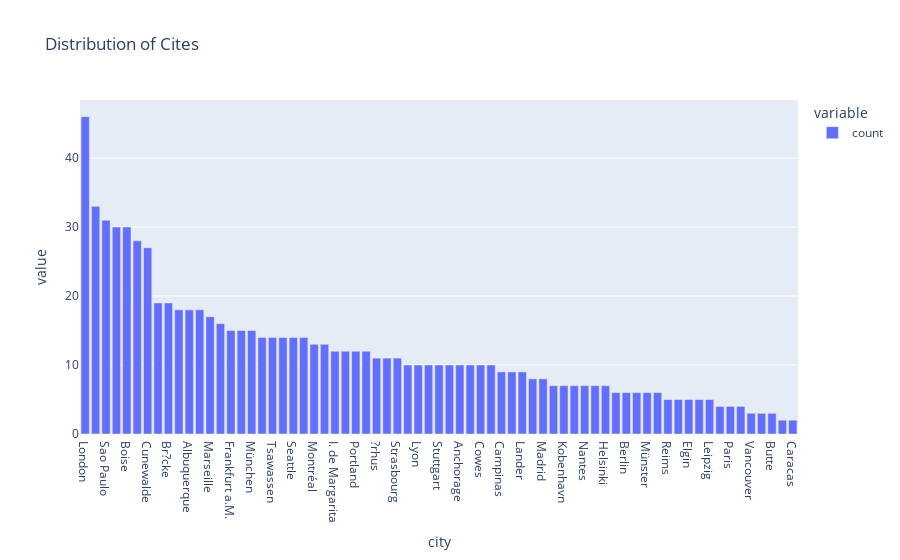

The cell this chart's notebook holds for it:
### Markdown cell above
# Data Analysis and visualiztions

### Code cell
px.bar(data_frame=order.city.value_counts(),title='Distribution of Cites')

### Figure 1 — Plotly figure (JSON) as saved in the notebook; plotly's stock layout.template omitted (floating-point values rounded to 4 significant figures)
{"data": [{"alignmentgroup": "True", "hovertemplate": "variable=count<br>city=%{x}<br>value=%{y}<extra></extra>", "legendgroup": "count", "marker": {"color": "#636efa", "pattern": {"shape": ""}}, "name": "count", "offsetgroup": "count", "orientation": "v", "showlegend": true, "textposition": "auto", "type": "bar", "x": ["London", "Rio de Janeiro", "Sao Paulo", "Graz", "Boise", "México D.F.", "Cunewalde", "Cork", "Br?cke", "San Crist?bal", "Albuquerque", "Lule?", "Marseille", "Buenos Aires", "Frankfurt a.M.", "Oulu", "München", "Brandenburg", "Tsawassen", "Toulouse", "Seattle", "Barquisimeto", "Montréal", "Lisboa", "I. de Margarita", "Reggio Emilia", "Portland", "Charleroi", "?rhus", "Eugene", "Strasbourg", "Genève", "Lyon", "Bergamo", "Stuttgart", "Sevilla", "Anchorage", "Salzburg", "Cowes", "K?ln", "Campinas", "Resende", "Lander", "Bern", "Madrid", "Bruxelles", "Kobenhavn", "Warszawa", "Nantes", "Mannheim", "Helsinki", "Aachen", "Berlin", "Stavern", "Münster", "Torino", "Reims", "Lille", "Elgin", "Barcelona", "Leipzig", "San Francisco", "Paris", "Versailles", "Vancouver", "Kirkland", "Butte", "Walla Walla", "Caracas"], "xaxis": "x", "y": [46, 33, 31, 30, 30, 28, 27, 19, 19, 18, 18, 18, 17, 16, 15, 15, 15, 14, 14, 14, 14, 14, 13, 13, 12, 12, 12, 12, 11, 11, 11, 10, 10, 10, 10, 10, 10, 10, 10, 10, 9, 9, 9, 8, 8, 7, 7, 7, 7, 7, 7, 6, 6, 6, 6, 6, 5, 5, 5, 5, 5, 4, 4, 4, 3, 3, 3, 2, 2], "yaxis": "y"}], "layout": {"barmode": "relative", "legend": {"title": {"text": "variable"}, "tracegroupgap": 0}, "title": {"text": "Distribution of Cites"}, "xaxis": {"anchor": "y", "domain": [0, 1], "title": {"text": "city"}}, "yaxis": {"anchor": "x", "domain": [0, 1], "title": {"text": "value"}}}}
